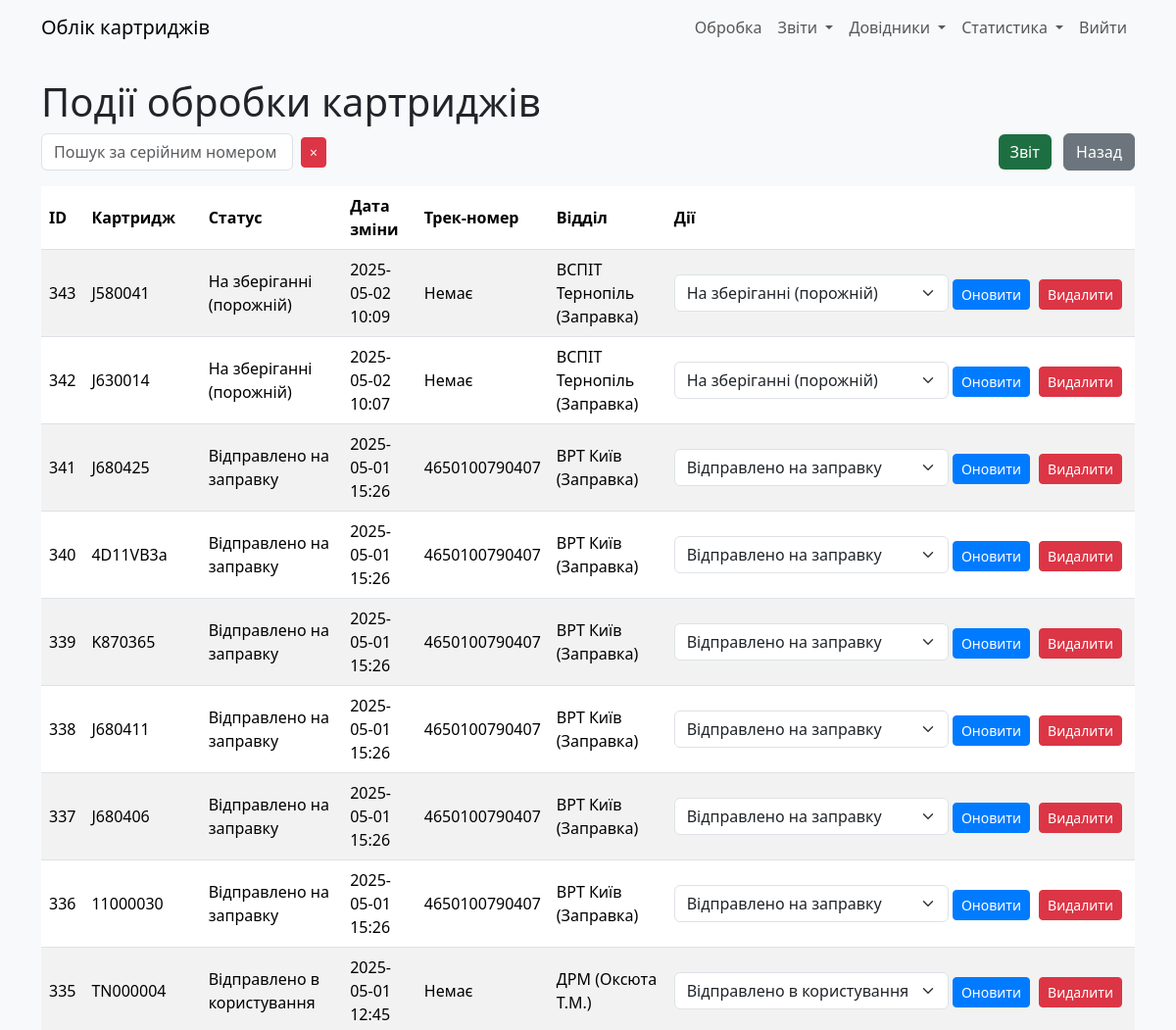
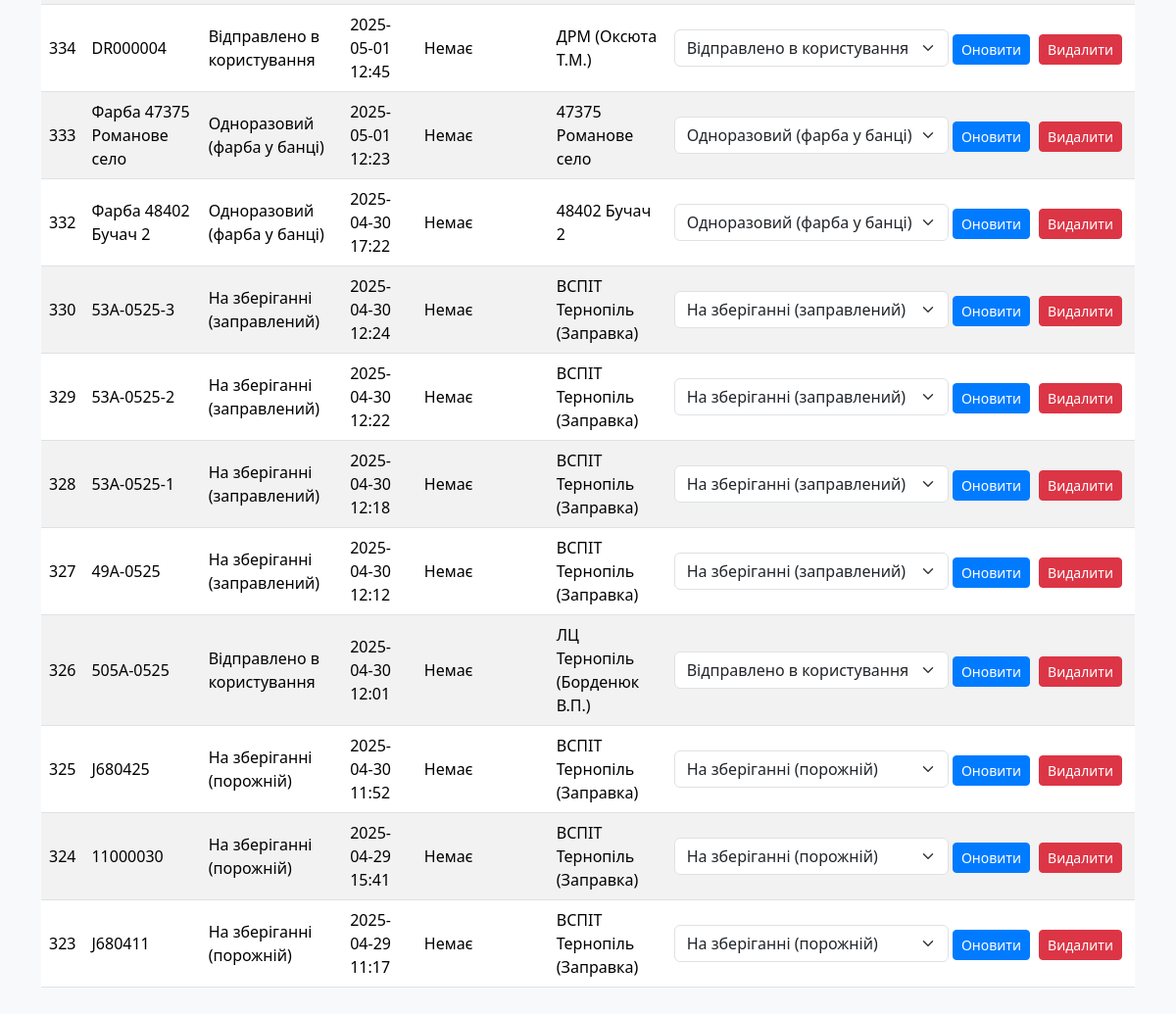
The app's page /cartridge_status (signed in), older data (2 pictures, top to bottom).
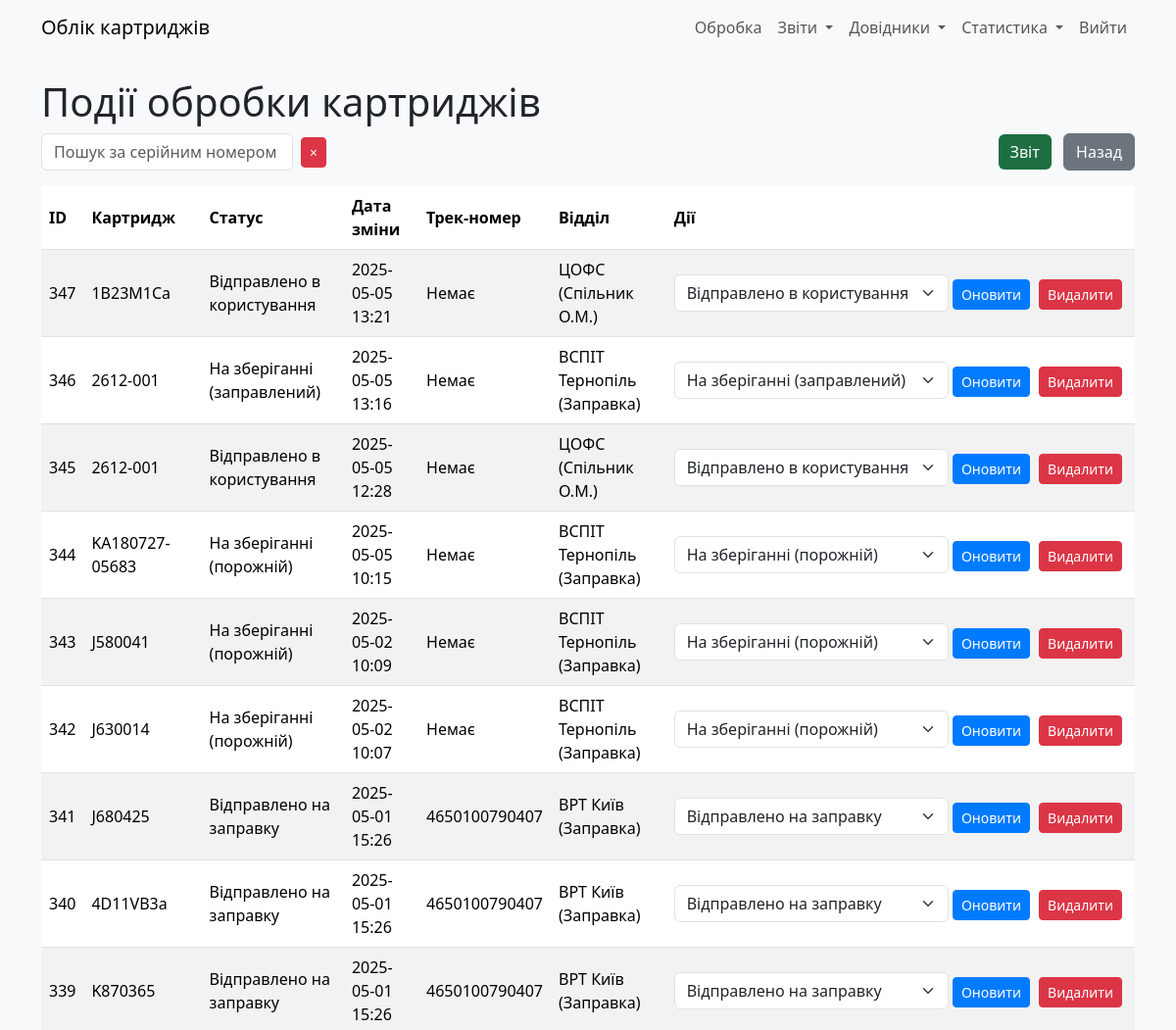
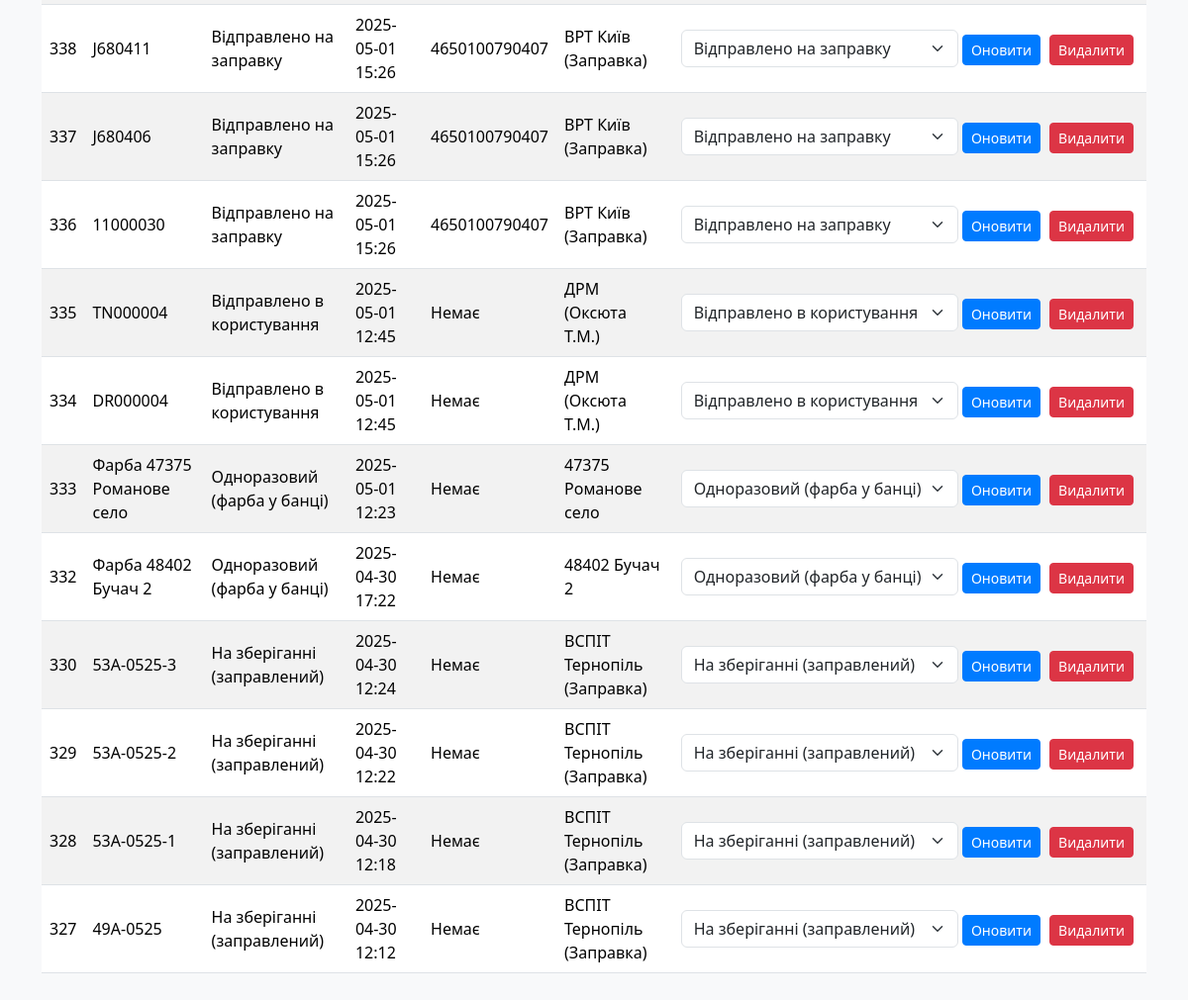
The same page, newer data (2 pictures, top to bottom).
### models.py (models this page shows)
class CartridgeStatus(db.Model):
    __tablename__ = "cartrg_status"
    id: Mapped[int] = mapped_column(primary_key=True)
    cartridge_id = mapped_column(ForeignKey(Cartridges.id))
    status: Mapped[int] = mapped_column(Integer, server_default=literal(0))
    date_ofchange: Mapped[DateTime] = mapped_column(DateTime, server_default=func.now())
    parcel_track: Mapped[str] = mapped_column(String(13), nullable=True)
    exec_dept: Mapped[int] = mapped_column(ForeignKey(RefillDept.id))
    user_updated: Mapped[int] = mapped_column(ForeignKey(User.id))
    time_updated: Mapped[DateTime] = mapped_column(DateTime, server_default=func.now())
    __table_args__ = (
        Index('idx_cartridge_date', 'cartridge_id', 'date_ofchange'),  # Композитний індекс
        Index('idx_status', 'status'),                                 # Окремий індекс для status
        Index('idx_exec_dept', 'exec_dept'),                           # Окремий індекс для exec_dept
    )

class Cartridges(db.Model):
    __tablename__ = "cartridges"
    id: Mapped[int] = mapped_column(primary_key=True)
    serial_num: Mapped[str] = mapped_column(String(255), server_default="N/A")
    in_printer: Mapped[int] = mapped_column(ForeignKey(CustomerEquipment.id), nullable=True)
    cartridge_model: Mapped[str] = mapped_column(String(255), nullable=True)  # Текстове поле
    cartrg_model_id: Mapped[int] = mapped_column(ForeignKey(CartridgeModel.id), default=1)
    user_updated: Mapped[int] = mapped_column(ForeignKey(User.id))
    time_updated: Mapped[DateTime] = mapped_column(DateTime, server_default=func.now())
    curr_status: Mapped[int] = mapped_column(Integer, nullable=False, default=0)
    curr_dept: Mapped[int] = mapped_column(Integer, nullable=False, default=0)
    curr_parcel_track: Mapped[str] = mapped_column(String(13), nullable=True)

class RefillDept(db.Model):
    __tablename__ = "refill_dept"
    id: Mapped[int] = mapped_column(primary_key=True)
    deptname: Mapped[str] = mapped_column(String(30))
    addr1: Mapped[str] = mapped_column(String(255))
    addr2: Mapped[str] = mapped_column(String(255))
    addr3: Mapped[str] = mapped_column(String(255))
    addr4: Mapped[str] = mapped_column(String(255))
    addr5: Mapped[str] = mapped_column(String(255))
    is_exec: Mapped[int] = mapped_column(Integer, server_default=literal(0))
    user_updated: Mapped[int] = mapped_column(ForeignKey(User.id))
    time_updated: Mapped[DateTime] = mapped_column(DateTime, server_default=func.now())

### app.py (the view)
    def wrapper(*args, **kwargs):
        if current_user.role != 'admin':
            abort(403)
        return f(*args, **kwargs)

### app.py (called while the page is built)
@login_manager.user_loader
def load_user(user_id):
    return User.query.get(int(user_id))

def admin_required(f):
    def wrapper(*args, **kwargs):
        if current_user.role != 'admin':
            abort(403)
        return f(*args, **kwargs)
    wrapper.__name__ = f.__name__
    return wrapper

### templates/cartridge_status.html (shortened to what this page needs)
{% extends "base.html" %}
{% block content %}
    <h1>Події обробки картриджів</h1>
    <div class="mb-3 d-flex justify-content-between align-items-center">
        <div class="d-flex align-items-center">
            <input type="text" id="search" class="form-control" placeholder="Пошук за серійним номером" value="{{ search|escape }}" style="max-width: 400px;">
            <button id="clear-search" class="btn btn-danger btn-sm ms-2" title="Очистити пошук">
                <span>×</span>
            </button>
        </div>
        <div>
            <a href="{{ url_for('export_cartridge_events') }}" class="btn btn-excel me-2">Звіт</a>
            <a href="{{ url_for('index') }}" class="btn btn-secondary">Назад</a>
        </div>
    </div>
    <table class="table table-striped" id="status-table">
        <thead>
            <tr>
                <th>ID</th>
                <th>Картридж</th>
                <th>Статус</th>
                <th>Дата зміни</th>
                <th>Трек-номер</th>
                <th>Відділ</th>
                <th>Дії</th>
            </tr>
        </thead>
        <tbody id="status-table-body">
            {% for status, serial_num, deptname in statuses %}
            <tr>
                <td>{{ status.id }}</td>
                <td>{{ serial_num }}</td>
                <td>{{ {0: 'Не вказано', 1: 'На зберіганні (порожній)', 2: 'Відправлено в користування', 3: 'Відправлено на заправку', 4: 'Непридатний (списаний)', 5: 'Одноразовий (фарба у банці)', 6: 'На зберіганні (заправлений)'}[status.status] }}</td>
                <td>{{ status.date_ofchange.strftime('%Y-%m-%d %H:%M') }}</td>
                <td>{{ status.parcel_track or 'Немає' }}</td>
                <td>{{ deptname }}</td>
                <td class="actions-column">
                    <form action="{{ url_for('update_status', status_id=status.id) }}" method="POST" class="d-inline">
                        <select name="status" class="form-select d-inline w-auto">
                            <option value="1" {% if status.status == 1 %}selected{% endif %}>На зберіганні (порожній)</option>
                            <option value="2" {% if status.status == 2 %}selected{% endif %}>Відправлено в користування</option>
                            <option value="3" {% if status.status == 3 %}selected{% endif %}>Відправлено на заправку</option>
                            <option value="5" {% if status.status == 5 %}selected{% endif %}>Одноразовий (фарба у банці)</option>
                            <option value="6" {% if status.status == 6 %}selected{% endif %}>На зберіганні (заправлений)</option>
                        </select>
                        <button type="submit" class="btn btn-primary btn-sm">Оновити</button>
                    </form>
                    <form action="{{ url_for('delete_status', status_id=status.id) }}" method="POST" class="d-inline" onsubmit="return confirm('Ви впевнені, що хочете видалити цей статус?');">
                        <button type="submit" class="btn btn-danger btn-sm">Видалити</button>
                    </form>
                </td>
            </tr>
            {% endfor %}
        </tbody>
    </table>
{% endblock %}

Row changes from the older to the newer data that the page shows:
no longer on this page (row unchanged): CartridgeStatus: id "326", serial_num "505A-0525", status "Відправлено в користування", date_ofchange "2025-04-30 12:01", parcel_track "Немає", deptname "ЛЦ Тернопіль (Борденюк В.П.)"
no longer on this page (row unchanged): CartridgeStatus: id "325", serial_num "J680425", status "На зберіганні (порожній)", date_ofchange "2025-04-30 11:52", parcel_track "Немає", deptname "ВСПІТ Тернопіль (Заправка)"
no longer on this page (row unchanged): CartridgeStatus: id "324", serial_num "11000030", status "На зберіганні (порожній)", date_ofchange "2025-04-29 15:41", parcel_track "Немає", deptname "ВСПІТ Тернопіль (Заправка)"
no longer on this page (row unchanged): CartridgeStatus: id "323", serial_num "J680411", status "На зберіганні (порожній)", date_ofchange "2025-04-29 11:17", parcel_track "Немає", deptname "ВСПІТ Тернопіль (Заправка)"
added CartridgeStatus: id "347", serial_num "1B23M1Ca", status "Відправлено в користування", date_ofchange "2025-05-05 13:21", parcel_track "Немає", deptname "ЦОФС (Спільник О.М.)"
added CartridgeStatus: id "346", serial_num "2612-001", status "На зберіганні (заправлений)", date_ofchange "2025-05-05 13:16", parcel_track "Немає", deptname "ВСПІТ Тернопіль (Заправка)"
added CartridgeStatus: id "345", serial_num "2612-001", status "Відправлено в користування", date_ofchange "2025-05-05 12:28", parcel_track "Немає", deptname "ЦОФС (Спільник О.М.)"
added CartridgeStatus: id "344", serial_num "KA180727-05683", status "На зберіганні (порожній)", date_ofchange "2025-05-05 10:15", parcel_track "Немає", deptname "ВСПІТ Тернопіль (Заправка)"
